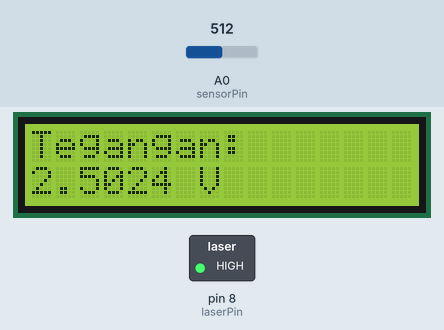
This sketch was run on a simulated Arduino Uno, built with avr-gcc and run on an emulated ATmega328P. Parts: 16×2 character LCD, switched loads named in the sketch (green lamp = pin HIGH). The test bench sets the inputs (shaded band); at power-on: A0 (sensorPin) = 512. What the sketch prints to the serial monitor is not drawn.

Above: at 1.2 s.
1.3 s: A0 (sensorPin) set to 716
At 11.0 s:
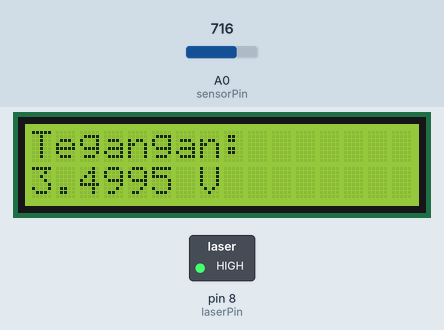
11.6 s: A0 (sensorPin) set to 900
At 20.5 s:
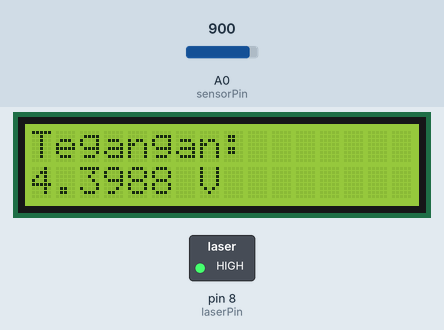
21.6 s: A0 (sensorPin) set to 1023
At 31.3 s:
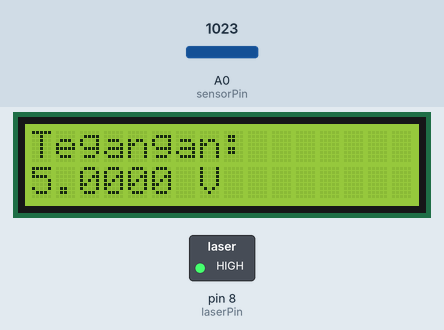
Timing chart, 0 to 32.8 s (numbered marks = the images above; inputs shaded):
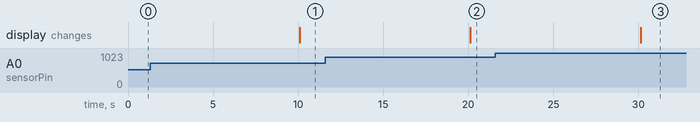

Measured:
- after the input at 1.3 s, the display: changes after 8.8 s (image 1)
- after the input at 11.6 s, the display: changes after 8.5 s (image 2)
- after the input at 21.6 s, the display: changes after 8.5 s (image 3)

The sketch:

sketch_KarakterisasiOPT101.ino
```cpp
#include <Wire.h>
#include <LiquidCrystal_I2C.h>

LiquidCrystal_I2C lcd(0x27, 16, 2);

int laserPin = 8;
int sensorPin = A0;
float voltage;

void setup() {
  pinMode(laserPin, OUTPUT);
  digitalWrite(laserPin, HIGH);

  lcd.init();
  lcd.backlight();

  Serial.begin(9600);
}

void loop() {
  int sensorValue = analogRead(sensorPin);
  voltage = sensorValue * (5.0 / 1023.0);

  lcd.setCursor(0, 0);
  lcd.print("Tegangan:");

  lcd.setCursor(0, 1);
  lcd.print(voltage,4);
  lcd.print(" V   ");

  Serial.println(voltage);

  delay(10000);
}
```
